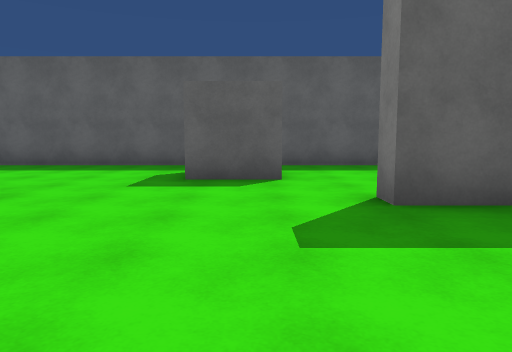
View 1 (above)

19 first-person views from a walk through a Unity game level. The camera is 1.3 m above the floor, tilts 6° down and sees 70° across. The floor is counted in squares, 2 m on a side. Each view is taken from the middle of a square. On the plan, view 1 faces up. The plan holds only what a view shows up to about 11 squares ahead; the rest is blank. The place goes on beyond the plan. The player character is not drawn. Surface patterns are stand-ins for the level's own textures.

View 2
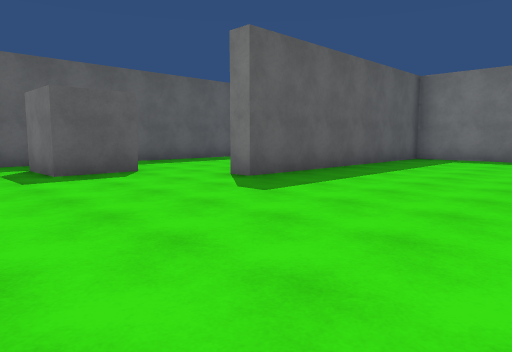

View 3
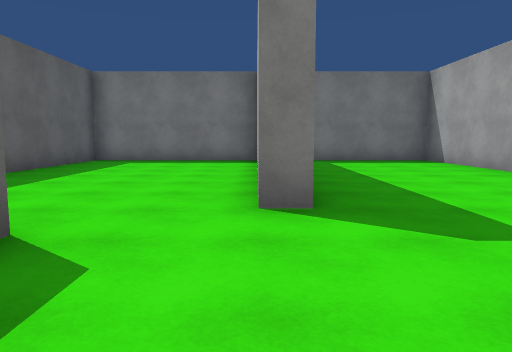

View 4
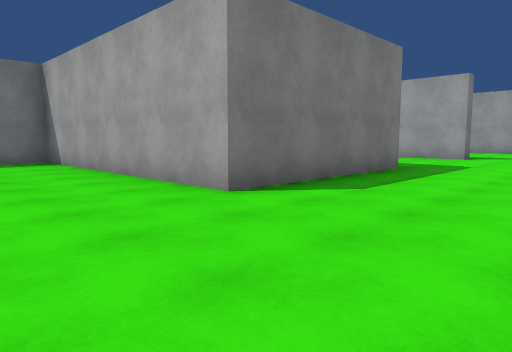

View 5
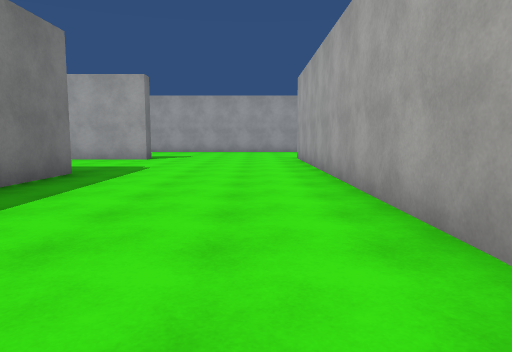

View 6
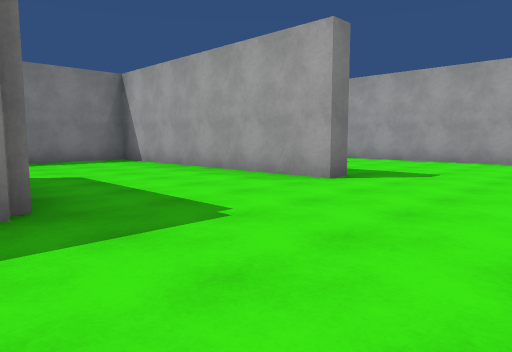

View 7
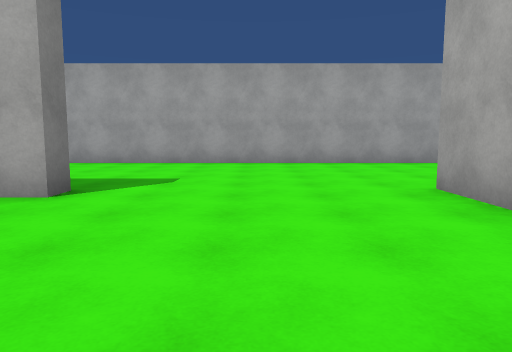

View 8
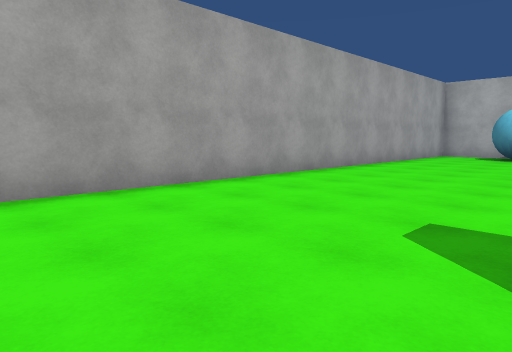

View 9
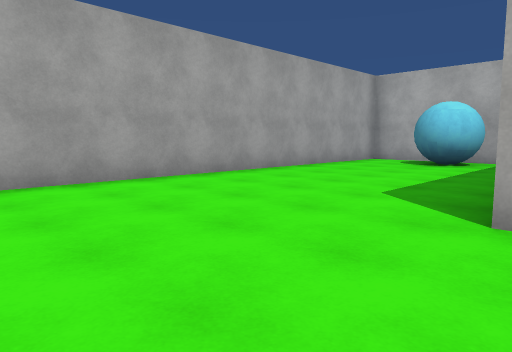

View 10
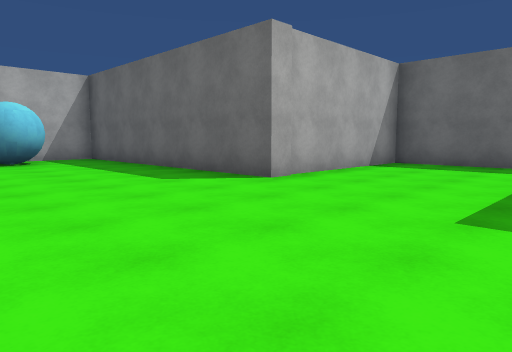

View 11
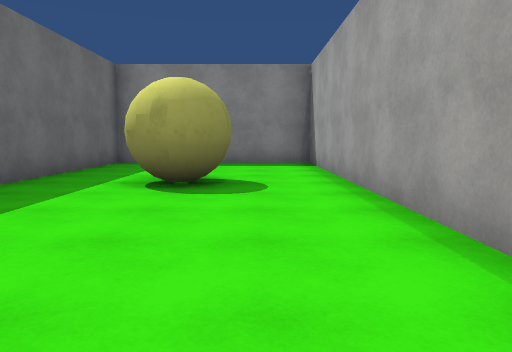

View 12
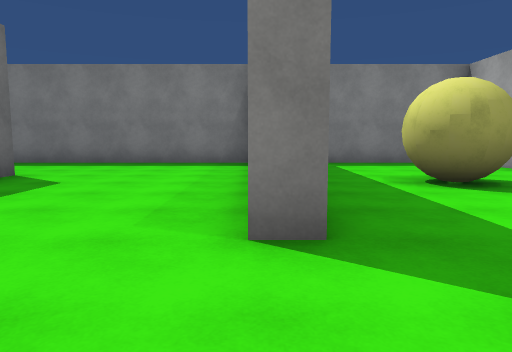

View 13
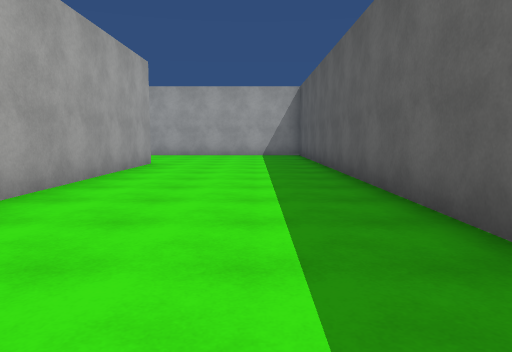

View 14
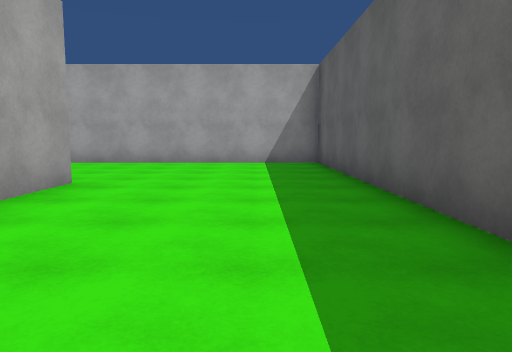

View 15
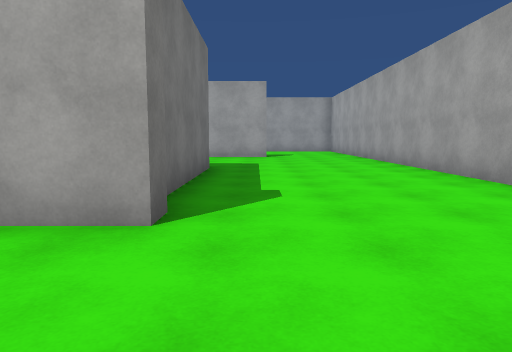

View 16
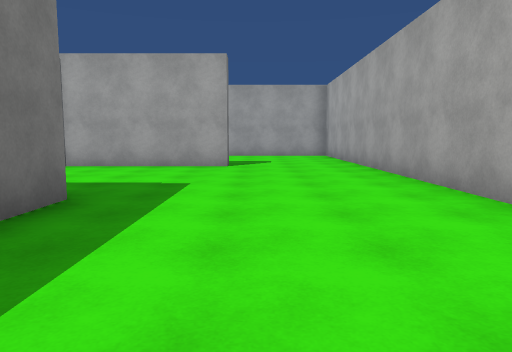

View 17
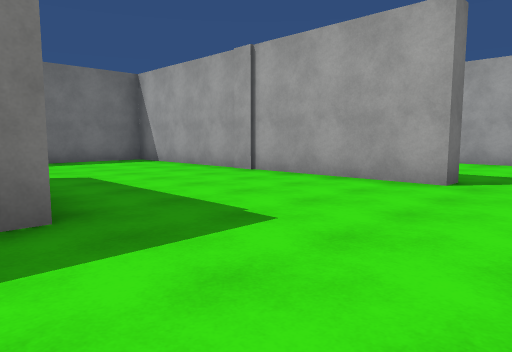

View 18
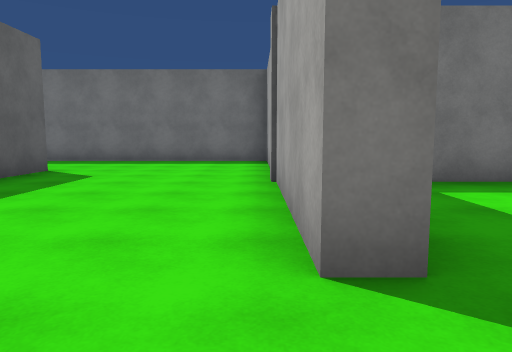

View 19
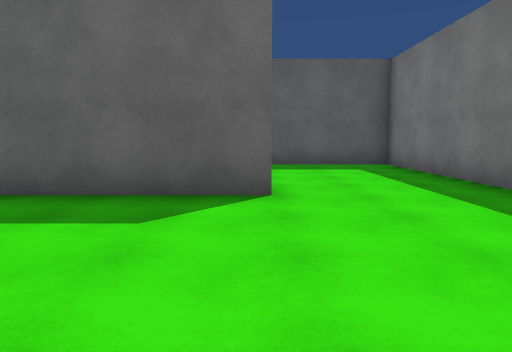

### Floor plan
Key: @ floor where view 1 was taken; # wall or solid block; . floor.
Columns run from 16 left of view 1 to 9 right of it. Each row starts with its distance up from view 1.
  9 ##########################
  8 #............... ........#
  7 #..............# ........#
  6 #..............##........#
  5 #........................#
  4 #....########.....########
  3 #....#   ...#............#
  2 #....#   ...#............#
  1 #....#   ...#............#
  0 #....#   ...#...@........#
 -1 #....#####..#....#########
 -2 #...........#....#
 -3 #...........#....#
 -4 #...........#....#      .#
 -5 #...........#....#    ...#
 -6 #...#########....##  #...#
 -7 #.......#...#............#
 -8 #.... ..#...#............#
 -9     .  .#...#............#
-10     .. ##...#.....########
-11 ########.................#
-12 #........................#
-13 ###.................##...#
-14 #........................#
-15 #........................#
-16 ##########################

Positions as (right, up) in squares from view 1, and headings:
1: (0, 0), facing up
2: (-3, -1), facing up-right
3: (-2, 4), facing right
4: (-2, 2), facing down-right
5: (-2, 1), facing down
6: (-2, -5), facing down-right
7: (-1, -6), facing down
8: (-2, -11), facing down-left
9: (-5, -10), facing down-left
10: (-4, -15), facing up-left
11: (-1, -14), facing right
12: (-1, -10), facing right
13: (-2, 7), facing left
14: (-6, 7), facing left
15: (-12, 7), facing down
16: (-13, 3), facing down
17: (-14, 0), facing down-right
18: (-14, -5), facing right
19: (-7, -5), facing up
